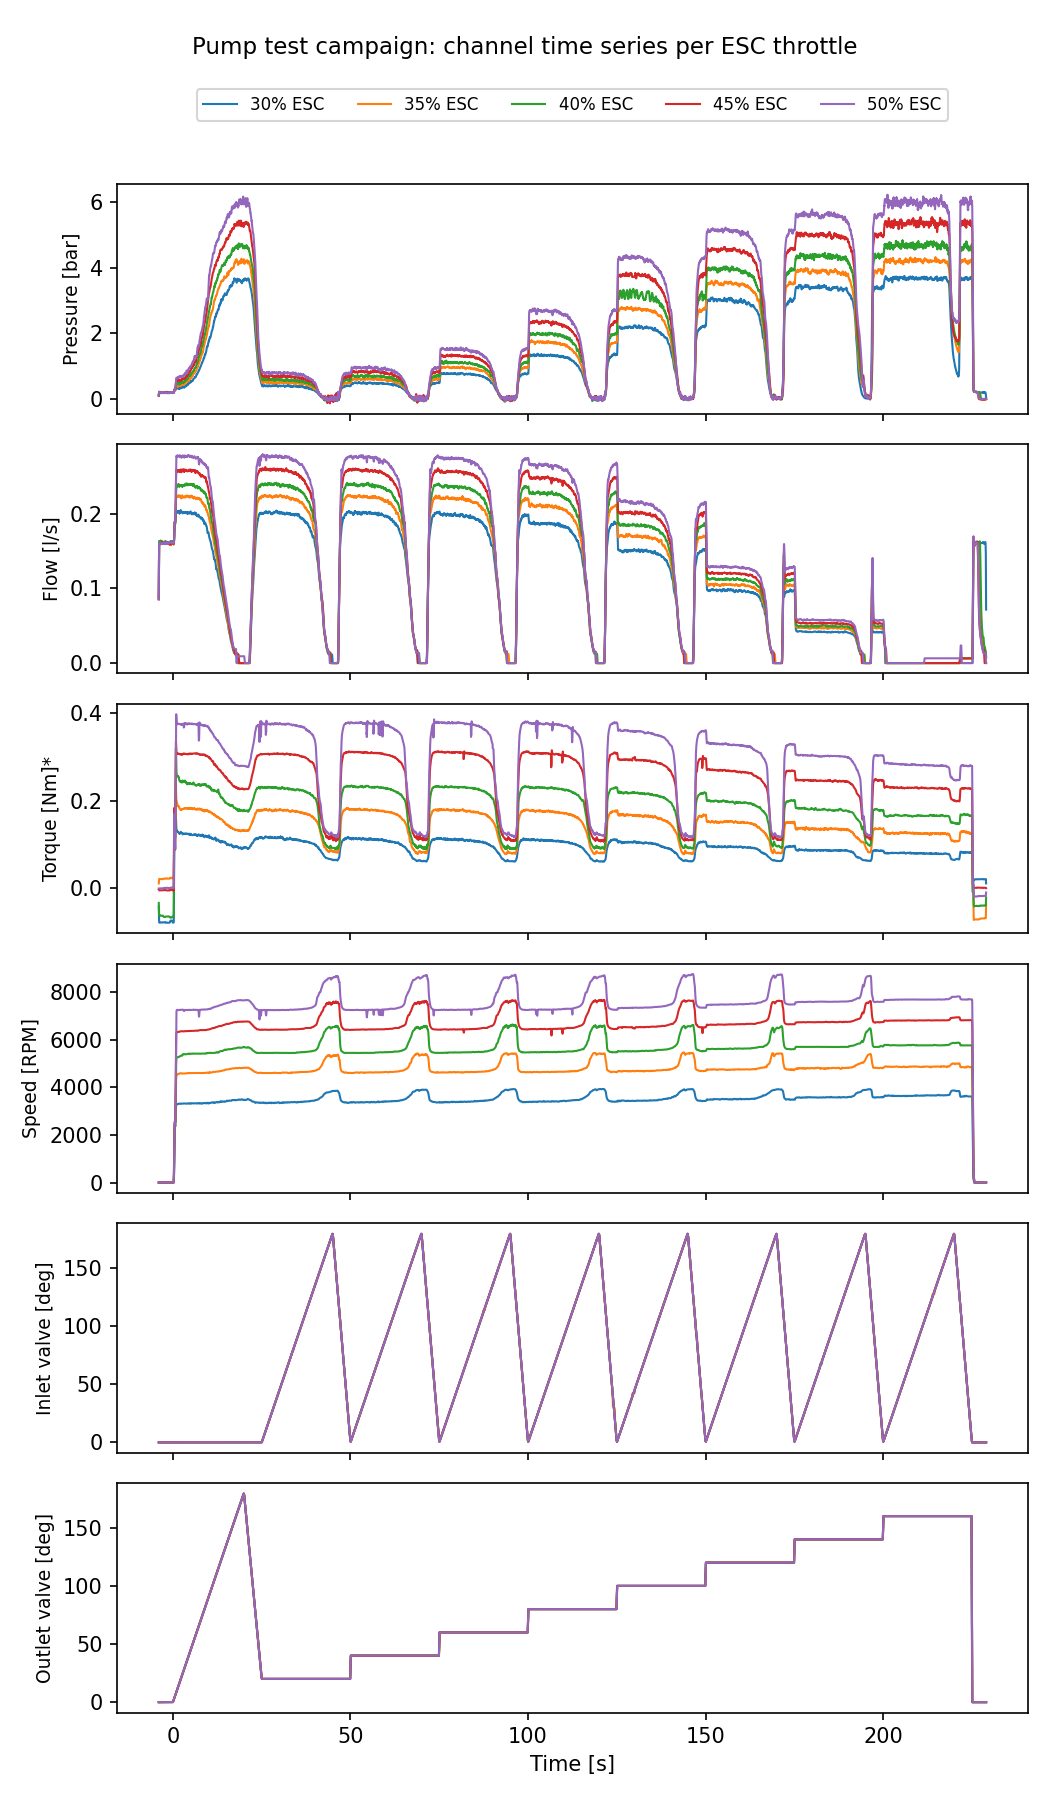

Source code (Python):
"""
proto_test_overview.py  --  PROTOTYPE procedure-overview plot.

One giant grid: rows = measurement channels, columns = the five full pump tests
(30/35/40/45/50% ESC throttle). Lets the experimental procedure (the slow valve
ramp at fixed drive speed) be discussed straight off the time series.

Reuses epump_io for loading so channel names / units stay in one place.
Confirmed units: pin/pout = bar, q = l/s, rpm = RPM.
NOTE: torque (adc_torque_mv) is loaded RAW with no scaling in epump_io. If the
Nm numbers look wrong, apply the DSP6001 scaling (1 V per 0.25 Nm) here. Flagged.

Run:  python proto_test_overview.py
Out:  proto_test_overview.png
"""
from __future__ import annotations
import numpy as np
import matplotlib.pyplot as plt
import epump_io as ep

LOGDIR = r"D:\Projects\propbackend_logs\2026-06-02\hotfirelog"

# tag -> column label (the five canonical full tests, findings doc)
TESTS = {
    "20260602_150821": "30% ESC",
    "20260602_152153": "35% ESC",
    "20260602_153853": "40% ESC",
    "20260602_162513": "45% ESC",
    "20260602_163135": "50% ESC",
}

# each row: (y-label, [(series_key, legend_label, colour), ...])
# series_key indexes into the loaded data dict from epump_io.load().
ROWS = [
    ("Pressure [bar]", [("pin", "inlet", "C0"), ("pout", "outlet", "C3")]),
    ("Flow [l/s]",     [("q",   None, "C2")]),
    ("Torque [Nm]*",   [("tq",  None, "C4")]),   # * raw channel, verify scaling
    ("Speed [RPM]",    [("rpm", None, "C1")]),
    ("Inlet valve [deg]",  [("in_dem",  None, "C0")]),
    ("Outlet valve [deg]", [("out_dem", None, "C3")]),
]

SMOOTH_WIN = 15      # boxcar window for the bold overlay; raw drawn faint under it
OVERLAY = True       # True -> single column, all 5 tests overlaid per channel
XLIM = None          # e.g. (0, 25) to crop to the ramp window; None = full run


def _plot_series(ax, t, y, colour, label):
    ax.plot(t, y, color=colour, lw=0.4, alpha=0.35)
    ax.plot(t, ep.smooth(y, SMOOTH_WIN), color=colour, lw=1.0, label=label)


def main():
    runs = ep.load_runs(LOGDIR, tags=list(TESTS))
    missing = [tg for tg in TESTS if tg not in runs]
    if missing:
        raise SystemExit(f"missing runs in {LOGDIR}: {missing}")

    nrows = len(ROWS)
    tags = list(TESTS)

    if OVERLAY:
        fig, axes = plt.subplots(nrows, 1, figsize=(7, 2.0 * nrows),
                                 sharex=True, squeeze=False)
        for r, (ylabel, series) in enumerate(ROWS):
            ax = axes[r][0]
            # one channel per row: last series (pressure -> outlet pout)
            key = series[-1][0]
            for i, tg in enumerate(tags):
                d = runs[tg]
                ax.plot(d["t"], ep.smooth(d[key], SMOOTH_WIN), lw=1.0,
                        color=f"C{i}", label=TESTS[tg])
            ax.set_ylabel(ylabel, fontsize=9)
            if XLIM:
                ax.set_xlim(*XLIM)
        axes[0][0].legend(fontsize=8, ncol=5, loc="upper center",
                          bbox_to_anchor=(0.5, 1.45))
        axes[-1][0].set_xlabel("Time [s]")
    else:
        ncols = len(tags)
        fig, axes = plt.subplots(nrows, ncols, figsize=(3.0 * ncols, 1.8 * nrows),
                                 sharex="col", sharey="row", squeeze=False)
        for c, tg in enumerate(tags):
            d = runs[tg]
            axes[0][c].set_title(TESTS[tg], fontsize=10)
            for r, (ylabel, series) in enumerate(ROWS):
                ax = axes[r][c]
                for key, lab, colour in series:
                    _plot_series(ax, d["t"], d[key], colour, lab)
                if c == 0:
                    ax.set_ylabel(ylabel, fontsize=9)
                if r == 0 and any(lab for _, lab, _ in series):
                    ax.legend(fontsize=6, loc="upper left")
                if XLIM:
                    ax.set_xlim(*XLIM)
            axes[-1][c].set_xlabel("Time [s]", fontsize=9)

    fig.suptitle("Pump test campaign: channel time series per ESC throttle",
                 fontsize=11)
    fig.tight_layout(rect=(0, 0, 1, 0.98))
    out = "proto_test_overview.png"
    fig.savefig(out, dpi=150)
    print(f"wrote {out}  ({nrows} rows x {1 if OVERLAY else len(tags)} cols)")


if __name__ == "__main__":
    main()
